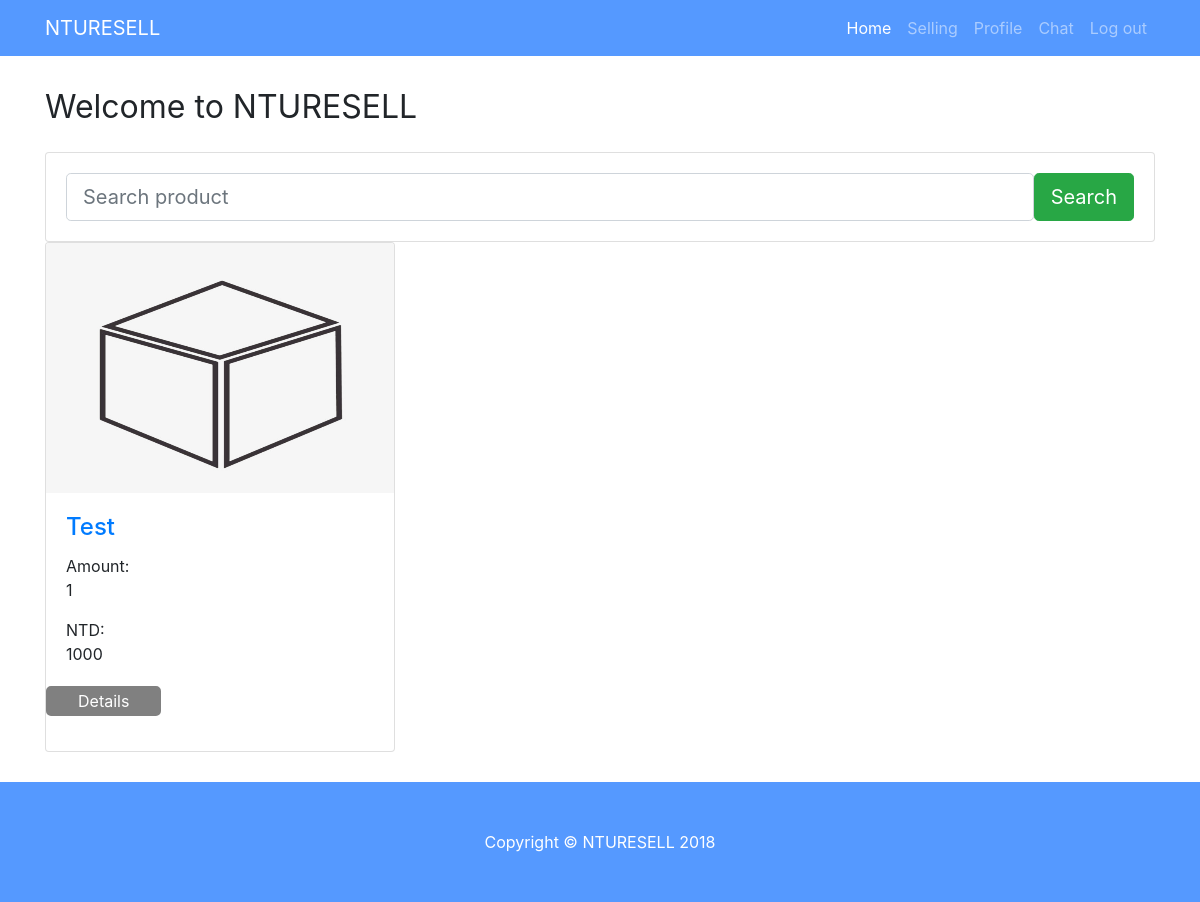
Page /home/ (signed in) on the earlier database version.
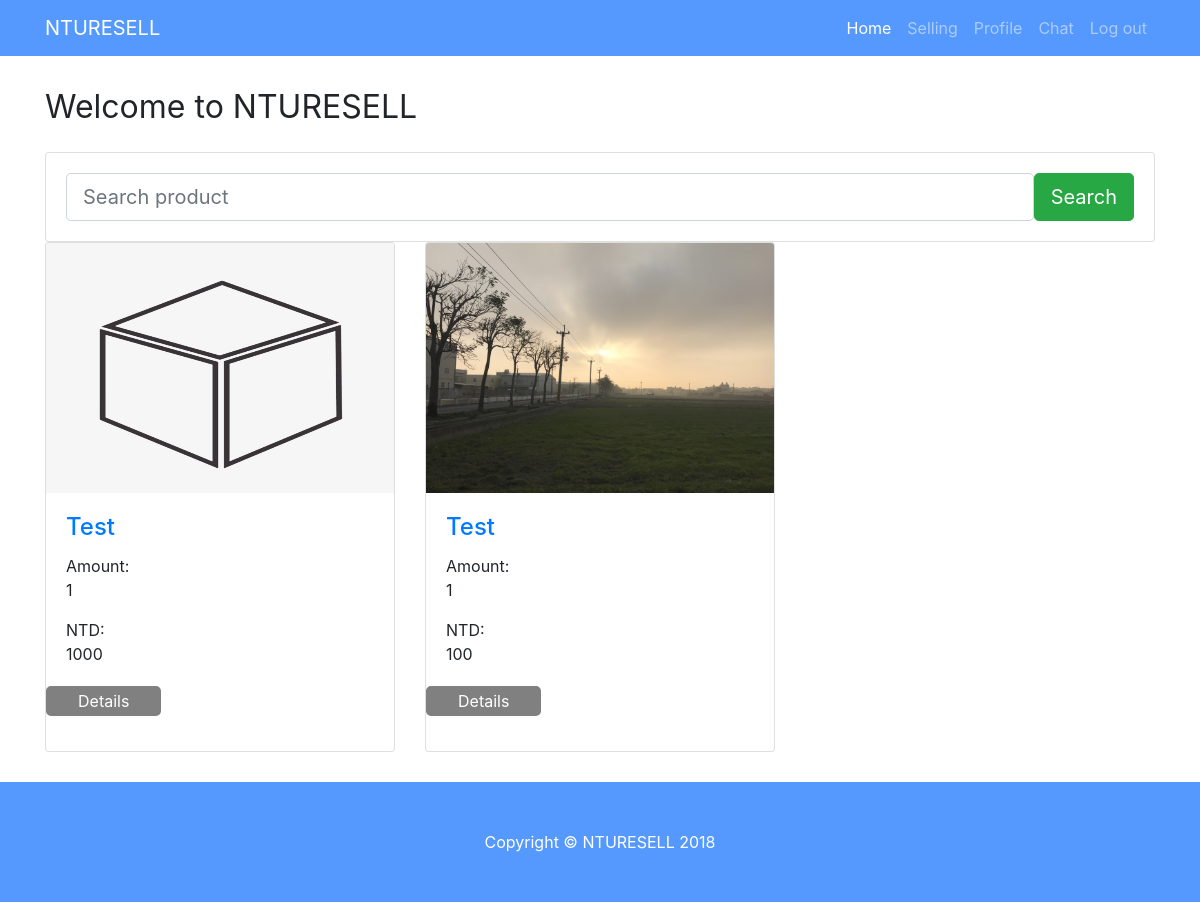
Same page on the later database version.
### users/models.py (models this page shows)
class Product(models.Model):
    seller = models.ForeignKey(settings.AUTH_USER_MODEL, on_delete = models.CASCADE, related_name = "seller")
    productname = models.CharField(max_length = 20, blank = False)
    price = models.IntegerField(blank=False)
    amount = models.IntegerField(default = 1)
    released_date = models.DateTimeField(auto_now_add = True)
    expired_date = models.DateTimeField(default = datetime.now() + timedelta(days = 30))
    profile = models.FileField(upload_to = 'products', blank = False)
    information = models.CharField(max_length = 200, blank = True)

### nturesell/views.py (the view)
# urls.py: 2. Add a URL to urlpatterns:  path('', views.home, name='home')
@login_required
def home(request):
    if 'searchproduct' in request.POST:
        productname=request.POST["productname"]
        products1=Product.objects.filter(productname__icontains=productname)
        products2=Product.objects.filter(information__icontains=productname)
        products=(list(set(chain(products1,products2))))
    else:
        products = Product.objects.all()
    return render(request, 'home.html', locals())

### templates/home.html (shortened to what this page needs)
{% extends "base.html" %} {% load static %}
{% block stylesheet %}
<link href="{% static 'css/home.css' %}" rel="stylesheet">
<link href="https://cdnjs.cloudflare.com/ajax/libs/font-awesome/4.7.0/css/font-awesome.css" type="text/css" rel="stylesheet">
{% endblock %}
{% block nevitem %}
<li class="nav-item active">
    <a class="nav-link" href="/home">Home
    </a>
</li>
<li class="nav-item">
    <a class="nav-link" href="/sell/">Selling</a>
</li>
<li class="nav-item">
    <a class="nav-link" href="/profile">Profile</a>
</li>
<li class="nav-item">
    <a class="nav-link" href="/chat">Chat</a>
</li>
<li class="nav-item">
    <a class="nav-link" href="/logout">Log out</a>
</li>
{% endblock %} {% block mainbody %}
<div class="container">
    <h1 class="my-4">
        <small>Welcome to NTURESELL</small>
    </h1>
    <form action="." method="POST" class="card card-sm">
    <div class="card-body row no-gutters align-items-center">
        <div class="col">
            <input class="form-control form-control-lg form-control-borderless" name="productname" type="search" placeholder="Search product" value="">
        </div>
        <div class="col-auto">
            <button class="btn btn-lg btn-success" type="submit">Search</button>
        </div>
    </div>
    </form>
    <div class="row">
        {% for product in products %}
            <div class="col-lg-4 col-sm-6 portfolio-item">
                <div class="card h-100">
                    <img class="card-img-top" src="/media/{{product.profile}}">
                    <div class="card-body">
                        <h4 class="card-title">
                            <a href="">{{product.productname}}</a>
                        </h4>
                        <p class="card-text">Amount:<br>{{product.amount}}</p>
                        <p class="card-text">NTD:<br>{{product.price}}</p>
                    </div>
                    <form action="/productdetail" method="POST">
                        <input type="submit" value="Details" id="details">
                    </form>
                </div>
            </div>
        {% endfor %}
    </div>
</div>
<footer class="py-5 bg-dark">
    <div class="container">
        <p class="m-0 text-center text-white">Copyright &copy; NTURESELL 2018</p>
    </div>
</footer>
{% endblock %}

Differences in the rows shown:
added Product: profile (picture), productname "Test", amount "1", price "100"
